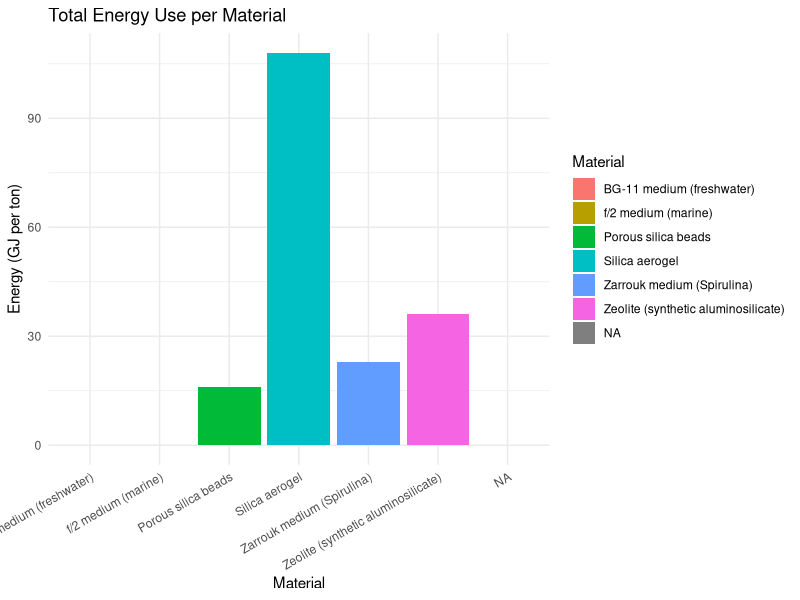
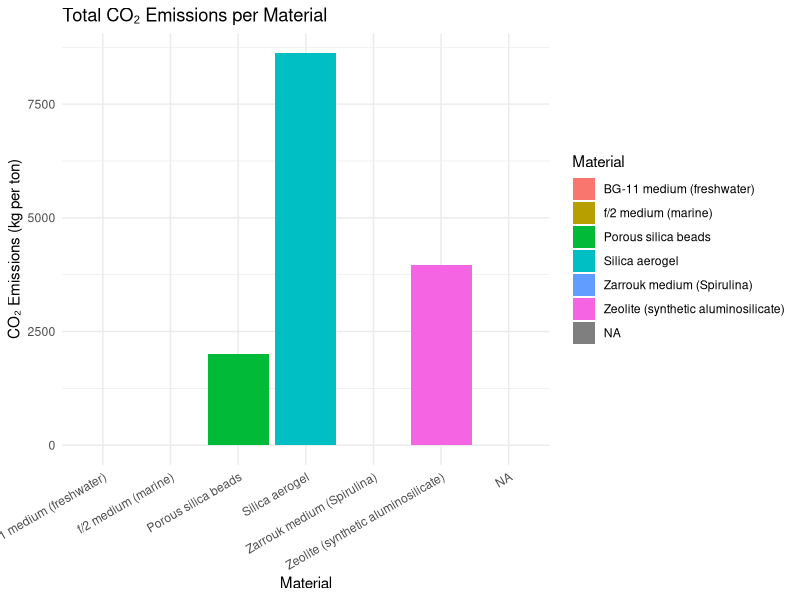
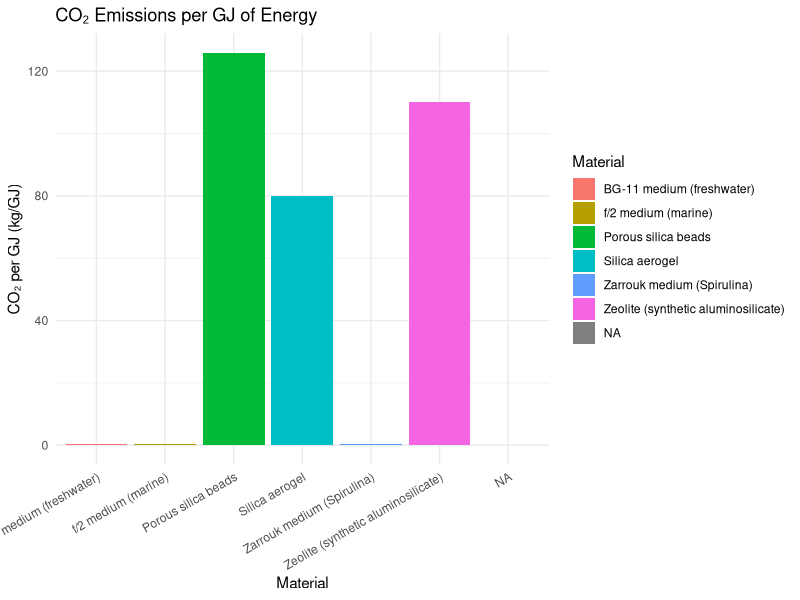
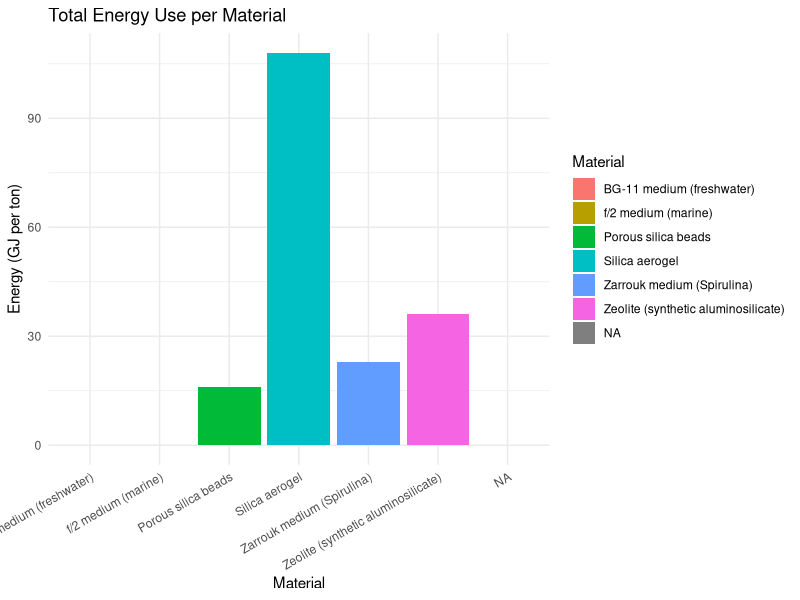
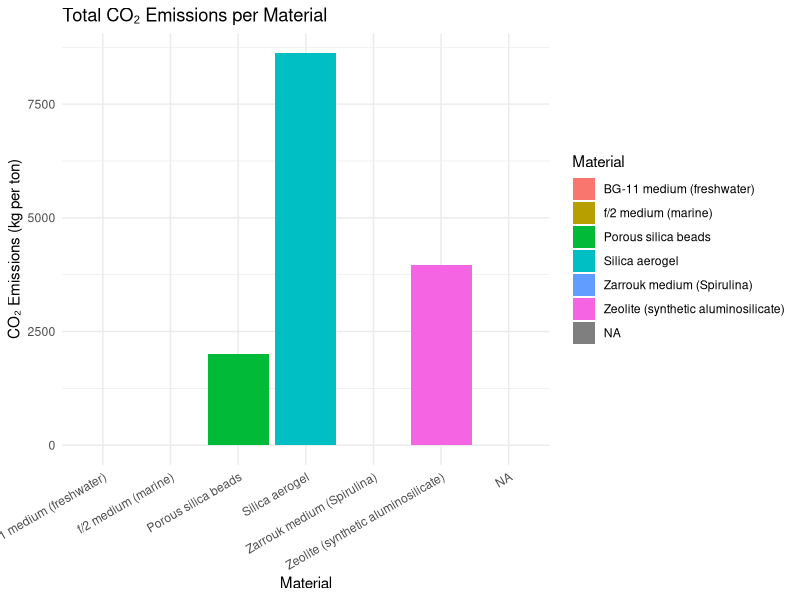
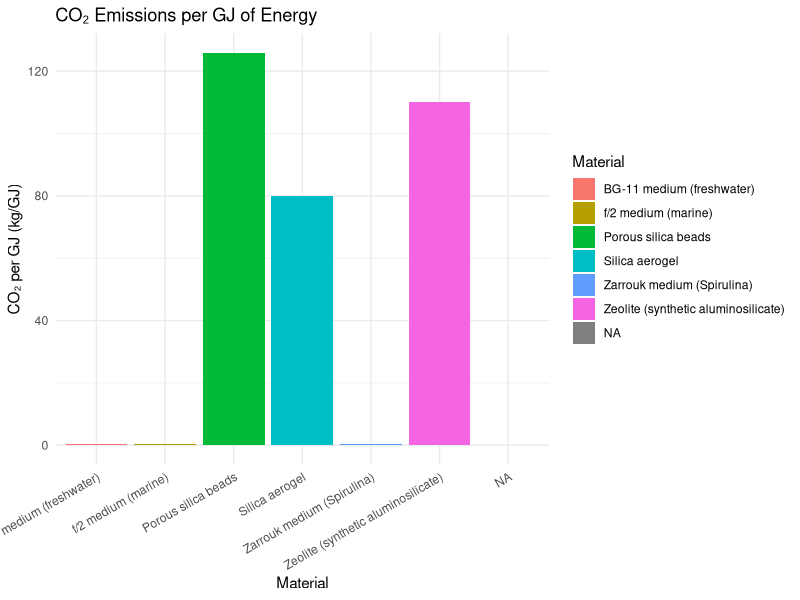

The R script that drew these images, in order:
library(tidyverse)

data <- read_csv("clean_energy_comparison.csv")

# Rename columns for convenience
colnames(data) <- c("Material", "Process_Stage", "Energy_Value", "CO2_Value", "Notes", "Source")

totals <- data %>%
  group_by(Material) %>%
  summarise(
    Total_Energy = sum(Energy_Value, na.rm = TRUE),
    Total_CO2 = sum(CO2_Value, na.rm = TRUE)
  )

# Plot total energy
ggplot(totals, aes(x = Material, y = Total_Energy, fill = Material)) +
  geom_bar(stat = "identity") +
  labs(
    title = "Total Energy Use per Material",
    y = "Energy (GJ per ton)",
    x = "Material"
  ) +
  theme_minimal() +
  theme(axis.text.x = element_text(angle = 30, hjust = 1))

ggsave("total_energy_per_material.png", width = 8, height = 5)

# Plot total CO₂
ggplot(totals, aes(x = Material, y = Total_CO2, fill = Material)) +
  geom_bar(stat = "identity") +
  labs(
    title = "Total CO₂ Emissions per Material",
    y = "CO₂ Emissions (kg per ton)",
    x = "Material"
  ) +
  theme_minimal() +
  theme(axis.text.x = element_text(angle = 30, hjust = 1))

ggsave("total_co2_per_material.png", width = 8, height = 5)

totals <- totals %>%
  mutate(CO2_per_GJ = Total_CO2 / Total_Energy)

# Plot ratio
ggplot(totals, aes(x = Material, y = CO2_per_GJ, fill = Material)) +
  geom_bar(stat = "identity") +
  labs(
    title = "CO₂ Emissions per GJ of Energy",
    y = "CO₂ per GJ (kg/GJ)",
    x = "Material"
  ) +
  theme_minimal() +
  theme(axis.text.x = element_text(angle = 30, hjust = 1))

ggsave("co2_per_gj.png", width = 8, height = 5)

